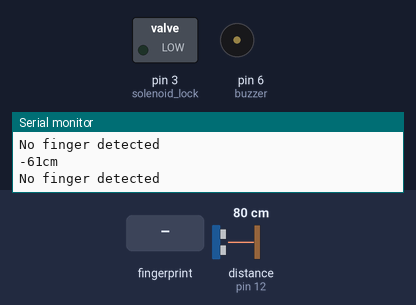
The sketch below on a simulated Arduino Mega 2560, built with avr-gcc and run on an emulated ATmega2560. On the bench: switched loads named in the sketch (green lamp = pin HIGH), buzzer (waves = sounding, pin HIGH), the last lines printed to the serial monitor. Wiring (inferred from the names in the program): ultrasonic range finder: trigger pin 13; echo pin 12. The inputs (shaded band) are chosen by the test bench; at power-on: distance to the obstacle (sensor on pin 12) 80 cm. The echo pulse lasts 58.3 µs per cm; pins used as bus, display or sensor lines are not drawn.

Above: at 4.3 s.
4.4 s: finger stored as number 1 placed on the sensor
At 7.0 s:
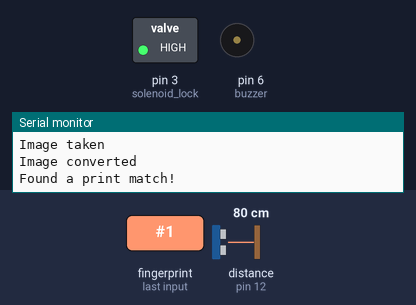
Timing chart, 0 to 12.1 s (numbered marks = the images above; inputs shaded):
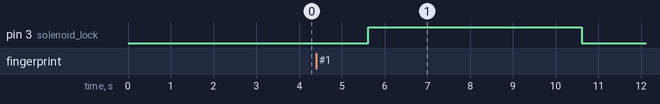

The sketch:

final.ino
```cpp
#include <Adafruit_Fingerprint.h>
#include <TinyGPS.h>

#define mySerial Serial1
#define espSerial Serial2

//float lat = 0.00;
//float lon = 0.00;
TinyGPS gps;
String str = "";
int finger_scan = 1;
int send_distance;
int image_taken = 0;

Adafruit_Fingerprint finger = Adafruit_Fingerprint(&mySerial);

int counter = 0;
const unsigned int solenoid_lock = 3;
const unsigned int buzzer = 6;
const unsigned short trig = 13;
const unsigned short echo = 12;

void setup()
{
  pinMode(solenoid_lock, OUTPUT);
  pinMode(buzzer, OUTPUT);
  pinMode(trig, OUTPUT);
  pinMode(echo, INPUT);
  Serial.begin(115200);
  espSerial.begin(115200);
  while (!Serial);  // For Yun/Leo/Micro/Zero/...
  delay(100);
  Serial.println("\n\nAdafruit finger detect test");

  // set the data rate for the sensor serial port
  finger.begin(57600);
  delay(5);
  if (finger.verifyPassword())
  {
    Serial.println("Found fingerprint sensor!");
  } else
  {
    Serial.println("Did not find fingerprint sensor :(");
    while (1) { delay(1); }
  }

  Serial.println(F("Reading sensor parameters"));
  finger.getParameters();
  Serial.print(F("Status: 0x")); Serial.println(finger.status_reg, HEX);
  Serial.print(F("Sys ID: 0x")); Serial.println(finger.system_id, HEX);
  Serial.print(F("Capacity: ")); Serial.println(finger.capacity);
  Serial.print(F("Security level: ")); Serial.println(finger.security_level);
  Serial.print(F("Device address: ")); Serial.println(finger.device_addr, HEX);
  Serial.print(F("Packet len: ")); Serial.println(finger.packet_len);
  Serial.print(F("Baud rate: ")); Serial.println(finger.baud_rate);

  finger.getTemplateCount();

  if (finger.templateCount == 0)
  {
    Serial.print("Sensor doesn't contain any fingerprint data. Please run the 'enroll' example.");
  }
  else
  {
    Serial.println("Waiting for valid finger...");
    Serial.print("Sensor contains "); Serial.print(finger.templateCount); Serial.println(" templates");
  }

//  Serial2.begin(4800); // connect gps sensor
  delay(2000);
}

void loop()                     // run over and over again
{
  getFingerprintID();
  delay(50);            //don't ned to run this at full speed.

  unsigned long duration;
  int distance;

  digitalWrite(trig, LOW);
  delayMicroseconds(2);

  digitalWrite(trig, HIGH);
  delayMicroseconds(2);
  digitalWrite(trig, LOW);

  duration = pulseIn(echo, HIGH);
  float _time = duration/2;
  float _speed = 0.03475;
  distance = _time * _speed;
  distance = 20 - distance;

  Serial.print(distance);
  Serial.println("cm");

//  get_gps_data();
  if(image_taken ==1)
  {
      str = String(distance)+String(",")+String(finger_scan);
    //  Serial.println(str);
      espSerial.println(str);
      finger_scan = 0;
  }

  delay(950);
}

uint8_t getFingerprintID() {
  uint8_t p = finger.getImage();
  image_taken = 0;
  switch (p) {
    case FINGERPRINT_OK:
      Serial.println("Image taken");
      break;
    case FINGERPRINT_NOFINGER:
      Serial.println("No finger detected");
      return p;
    case FINGERPRINT_PACKETRECIEVEERR:
      Serial.println("Communication error");
      return p;
    case FINGERPRINT_IMAGEFAIL:
      Serial.println("Imaging error");
      return p;
    default:
      Serial.println("Unknown error");
      return p;
  }

  // OK success!

  p = finger.image2Tz();
  switch (p) {
    case FINGERPRINT_OK:
      Serial.println("Image converted");
      image_taken = 1;
      break;
    case FINGERPRINT_IMAGEMESS:
      Serial.println("Image too messy");
      return p;
    case FINGERPRINT_PACKETRECIEVEERR:
      Serial.println("Communication error");
      return p;
    case FINGERPRINT_FEATUREFAIL:
      Serial.println("Could not find fingerprint features");
      return p;
    case FINGERPRINT_INVALIDIMAGE:
      Serial.println("Could not find fingerprint features");
      return p;
    default:
      Serial.println("Unknown error");
      return p;
  }

  // OK converted!
  p = finger.fingerSearch();
  if (p == FINGERPRINT_OK) {
    Serial.println("Found a print match!");
    digitalWrite(solenoid_lock, HIGH);
    delay(5000);
    digitalWrite(solenoid_lock, LOW);

  } else if (p == FINGERPRINT_PACKETRECIEVEERR)
  {
    Serial.println("Communication error");
    return p;
  } else if (p == FINGERPRINT_NOTFOUND)
  {
    Serial.println("Did not find a match");
    counter++;
     if (counter==3)
    {
      counter = 0;
      for(int i = 0; i < 3; i++)
      {
        tone(buzzer, 453);
        delay(1000);
        noTone(buzzer);
        delay(1000);
      }
    }

    return p;
  } else {
    Serial.println("Unknown error");
    return p;
  }

  // found a match!
  Serial.print("Found ID #"); Serial.print(finger.fingerID);
  Serial.print(" with confidence of "); Serial.println(finger.confidence);
  finger_scan = finger.fingerID;
  return finger.fingerID;
}

// returns -1 if failed, otherwise returns ID #
int getFingerprintIDez()
{
    uint8_t p = finger.getImage();
    if (p != FINGERPRINT_OK)  return -1;

    p = finger.image2Tz();
    if (p != FINGERPRINT_OK)  return -1;

    p = finger.fingerFastSearch();
    if (p != FINGERPRINT_OK)  return -1;

    // found a match!
    Serial.print("Found ID #"); Serial.print(finger.fingerID);
    Serial.print(" with confidence of "); Serial.println(finger.confidence);
    return finger.fingerID;
}

//void get_gps_data()
//{
//   if(Serial3.available())
//   { // check for gps data
//      if(gps.encode(Serial3.read()))// encode gps data
//      {
//        gps.f_get_position(&lat,&lon); // get latitude and longitude
//
//        Serial.print("Position: ");
//
//        //Latitude
//        Serial.print("Latitude: ");
//        Serial.print(lat,6);
//
//        Serial.print(",");
//
//        //Longitude
//        Serial.print("Longitude: ");
//        Serial.println(lon,6);
//      }
//   }
//}
```

Measured:
- after the input at 4.4 s, pin 3 (solenoid_lock): LOW → HIGH after 1.2 s, → LOW 5.0 s later
